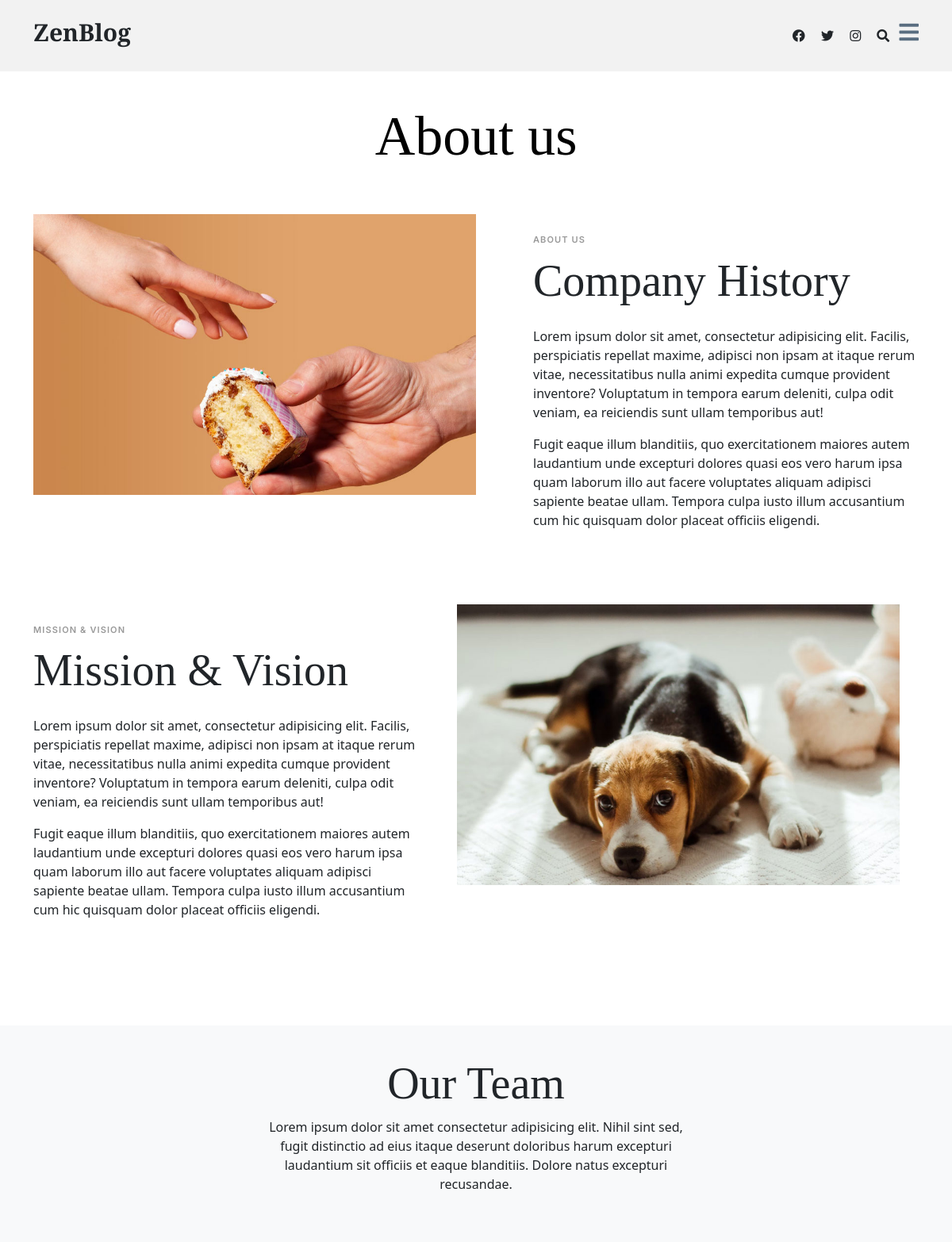
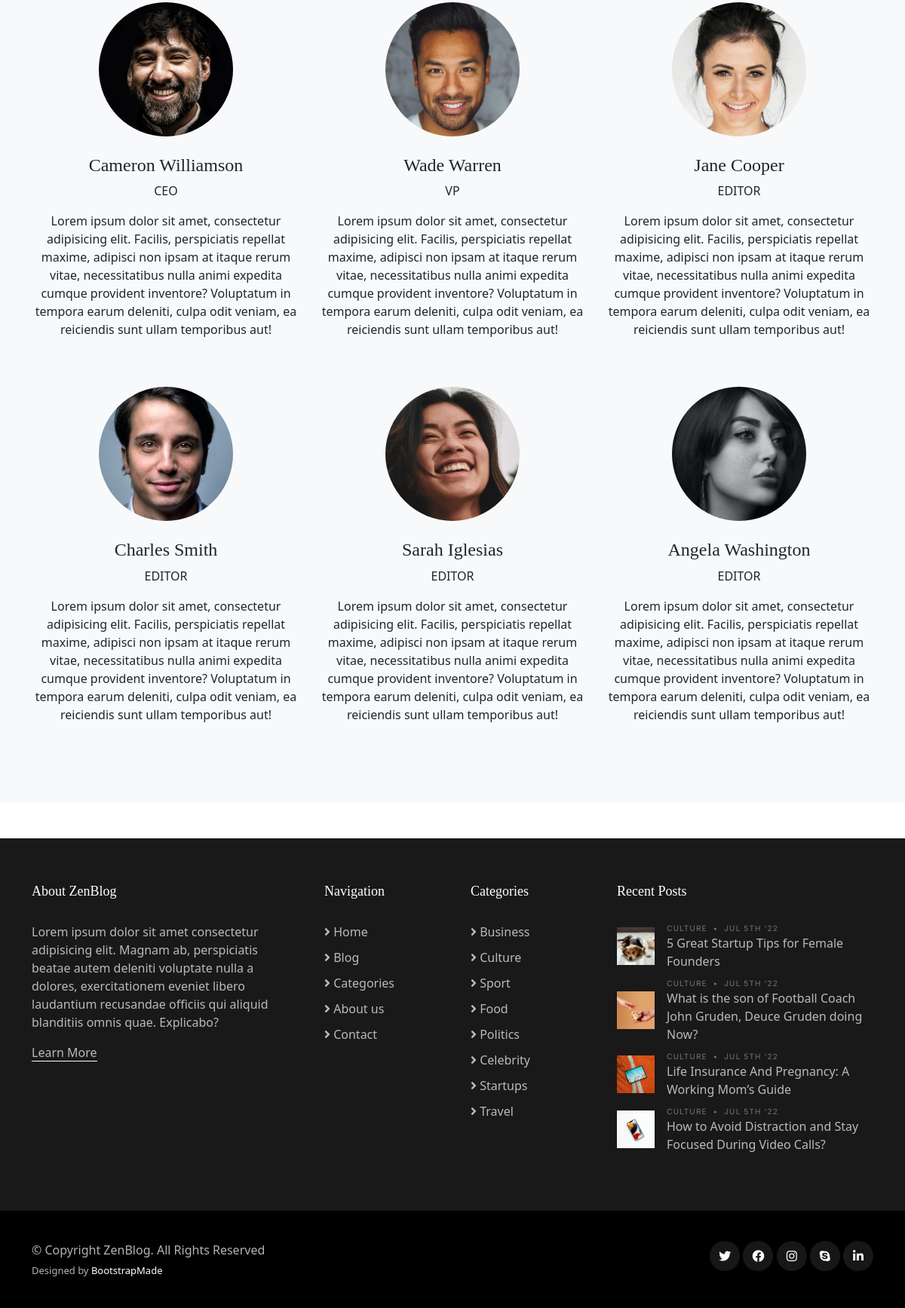
The page /about/ on the database its author committed (2 pictures, top to bottom).
### blog/models.py (models this page shows, shortened)
class Team(models.Model):
    TEAM_CHOICES = [
        ('ceo', 'FOUNDER & CEO'),
        ('vp', 'FOUNDER, VP'),
        ('editor', 'EDITOR STAFF'),
    ]
    first_name = models.CharField(max_length=25)
    last_name = models.CharField(max_length=25)
    category = models.CharField(max_length=20, choices=TEAM_CHOICES)
    description = models.TextField()
    pics = models.ImageField(upload_to='team/')

### blog/views.py (the view)
# urls.py: path('about/', views.AboutPage.as_view(), name='about'),
class AboutPage(ListView):
    model = Team
    context_object_name = 'team'
    template_name = 'about.html'

### templates/blog/about.html
{% extends 'base.html' %}
{% load static %}
{% block content %}
<main id="main">
    <section>
        <div class="container" data-aos="fade-up">
            <div class="row">
                <div class="col-lg-12 text-center mb-5">
                    <h1 class="page-title">About us</h1>
                </div>
            </div>
            <div class="row mb-5">
                <div class="d-md-flex post-entry-2 half">
                    <a href="#" class="me-4 thumbnail">
                        <img src="{% static 'img/post-landscape-2.jpg' %}" alt="" class="img-fluid">
                    </a>
                    <div class="ps-md-5 mt-4 mt-md-0">
                        <div class="post-meta mt-4">About us</div>
                        <h2 class="mb-4 display-4">Company History</h2>
                        <p>Lorem ipsum dolor sit amet, consectetur adipisicing elit. Facilis, perspiciatis repellat
                            maxime, adipisci non ipsam at itaque rerum vitae, necessitatibus nulla animi expedita cumque
                            provident inventore? Voluptatum in tempora earum deleniti, culpa odit veniam, ea reiciendis
                            sunt ullam temporibus aut!</p>
                        <p>Fugit eaque illum blanditiis, quo exercitationem maiores autem laudantium unde excepturi
                            dolores quasi eos vero harum ipsa quam laborum illo aut facere voluptates aliquam adipisci
                            sapiente beatae ullam. Tempora culpa iusto illum accusantium cum hic quisquam dolor placeat
                            officiis eligendi.</p>
                    </div>
                </div>
                <div class="d-md-flex post-entry-2 half mt-5">
                    <a href="#" class="me-4 thumbnail order-2">
                        <img src="/media/images/post-landscape-1.jpg" alt="" class="img-fluid">
                    </a>
                    <div class="pe-md-5 mt-4 mt-md-0">
                        <div class="post-meta mt-4">Mission &amp; Vision</div>
                        <h2 class="mb-4 display-4">Mission &amp; Vision</h2>
                        <p>Lorem ipsum dolor sit amet, consectetur adipisicing elit. Facilis, perspiciatis repellat
                            maxime, adipisci non ipsam at itaque rerum vitae, necessitatibus nulla animi expedita cumque
                            provident inventore? Voluptatum in tempora earum deleniti, culpa odit veniam, ea reiciendis
                            sunt ullam temporibus aut!</p>
                        <p>Fugit eaque illum blanditiis, quo exercitationem maiores autem laudantium unde excepturi
                            dolores quasi eos vero harum ipsa quam laborum illo aut facere voluptates aliquam adipisci
                            sapiente beatae ullam. Tempora culpa iusto illum accusantium cum hic quisquam dolor placeat
                            officiis eligendi.</p>
                    </div>
                </div>
            </div>
        </div>
    </section>
    <section class="mb-5 bg-light">
        <div class="container" data-aos="fade-up">
            <div class="row">
                <div class="col-12 text-center mb-5">
                    <div class="row justify-content-center">
                        <div class="col-lg-6">
                            <h2 class="display-4">Our Team</h2>
                            <p>Lorem ipsum dolor sit amet consectetur adipisicing elit. Nihil sint sed, fugit distinctio
                                ad eius itaque deserunt doloribus harum excepturi laudantium sit officiis et eaque
                                blanditiis. Dolore natus excepturi recusandae.</p>
                        </div>
                    </div>
                </div>
                {% for person in team %}
                <div class="col-lg-4 text-center mb-5">
                    <img src="{{ person.pics.url}}" alt="" class="img-fluid rounded-circle w-50 mb-4">
                    <h4>{{ person.first_name }} {{ person.last_name}}</h4>
                    <span class="d-block mb-3 text-uppercase">{{ person.category|safe }}</span>
                    <p>{{ person.description }}</p>
                </div>
                {% endfor %}
            </div>
    </section>
</main>
{% endblock %}

### static/css/variables.css (style rules this page uses)
:root { --font-default: 'EB Garamond', system-ui, -apple-system, "Segoe UI", Roboto, "Helvetica Neue", Arial, "Noto Sans", "Liberation Sans", sans-serif, "Apple Color Emoji", "Segoe UI Emoji", "Segoe UI Symbol", "Noto Color Emoji"; --font-primary: 'EB Garamond', serif; --font-secondary: 'Inter', sans-serif; --color-default: #212529; --color-default-rgb: 33, 37, 41; --color-links: #212529; --color-links-hover: #15171a; --color-primary: #212529; --color-primary-light: #26282c; --color-primary-dark: #0b0c0e; --color-primary-rgb: 33, 37, 41; --color-primary-light-rgb: 38, 40, 44; --color-primary-dark-rgb: 11, 12, 14; --color-secondary: #596d80; --color-secondary-light: #8498aa; --color-secondary-dark: #404f5c; --color-secondary-rgb: 89, 109, 128; --color-secondary-light-rgb: 132, 152, 170; --color-secondary-dark-rgb: 64, 79, 92; --color-blue: #0d6efd; --color-blue-rgb: 13, 110, 253; --color-indigo: #6610f2; --color-indigo-rgb: 102, 16, 242; --color-purple: #6f42c1; --color-purple-rgb: 111, 66, 193; --color-pink: #f3268c; --color-pink-rgb: 243, 38, 140; --color-red: #df1529; --color-red-rgb: 223, 21, 4; --color-orange: #fd7e14; --color-orange-rgb: 253, 126, 20; --color-yellow: #ffc107; --color-yellow-rgb: 255, 193, 7; --color-green: #059652; --color-green-rgb: 5, 150, 82; --color-teal: #20c997; --color-teal-rgb: 32, 201, 151; --color-cyan: #0dcaf0; --color-cyan-rgb: 13, 202, 240; --color-white: #ffffff; --color-white-rgb: 255, 255, 255; --color-gray: #6c757d; --color-gray-rgb: 108, 117, 125; --color-black: #000000; --color-black-rgb: 0, 0, 0; }
:root { --bs-blue: var(--color-blue); --bs-indigo: var(--color-indigo); --bs-purple: var(--color-purple); --bs-pink: var(--color-pink); --bs-red: var(--color-red); --bs-orange: var(--color-orange); --bs-yellow: var(--color-yellow); --bs-green: var(--color-green); --bs-teal: var(--color-teal); --bs-cyan: var(--color-cyan); --bs-white: var(--color-white); --bs-gray: var(--color-gray); --bs-gray-dark: #343a40; --bs-gray-100: #f8f9fa; --bs-gray-200: #e9ecef; --bs-gray-300: #dee2e6; --bs-gray-400: #ced4da; --bs-gray-500: #adb5bd; --bs-gray-600: #6c757d; --bs-gray-700: #495057; --bs-gray-800: #343a40; --bs-gray-900: #212529; --bs-primary: var(--color-blue); --bs-secondary: var(--color-blue); --bs-success: #198754; --bs-info: #0dcaf0; --bs-warning: #ffc107; --bs-danger: #dc3545; --bs-light: #f8f9fa; --bs-dark: #212529; --bs-primary-rgb: var(--color-primary-rgb); --bs-secondary-rgb: var(--color-secondary-rgb); --bs-success-rgb: 25, 135, 84; --bs-info-rgb: 13, 202, 240; --bs-warning-rgb: 255, 193, 7; --bs-danger-rgb: 220, 53, 69; --bs-light-rgb: 248, 249, 250; --bs-dark-rgb: 33, 37, 41; --bs-white-rgb: var(--color-white-rgb); --bs-black-rgb: var(--color-black-rgb); --bs-body-color-rgb: var(--color-default-rgb); --bs-body-bg-rgb: 255, 255, 255; --bs-font-sans-serif: var(--font-default); --bs-font-monospace: SFMono-Regular, Menlo, Monaco, Consolas, "Liberation Mono", "Courier New", monospace; --bs-gradient: linear-gradient(180deg, rgba(255, 255, 255, 0.15), rgba(255, 255, 255, 0)); --bs-body-font-family: var(--font-default); --bs-body-font-size: 1rem; --bs-body-font-weight: 400; --bs-body-line-height: 1.5; --bs-body-color: var(--color-default); --bs-body-bg: #fff; }

### static/css/main.css (style rules this page uses)
:root { scroll-behavior: smooth; }
body { color: rgba(var(--color-primary-rgb), 1); }
a { color: var(--color-links); text-decoration: none; }
h1, h2, h3, h4, h5, h6 { font-family: var(--font-primary); }
#main { margin-top: 90px; }
section { padding: 40px 0; overflow: hidden; }
.page-title { font-size: 70px; color: var(--color-black); }
section { scroll-margin-top: 70px; }
.post-meta { font-size: 11px; letter-spacing: 0.07rem; text-transform: uppercase; font-weight: 600; font-family: var(--font-secondary); color: rgba(var(--color-black-rgb), 0.4); margin-bottom: 10px; }
.post-entry-2 { margin-bottom: 30px; }
.post-entry-2 .post-meta { font-size: 11px; letter-spacing: 0.07rem; text-transform: uppercase; font-weight: 600; font-family: var(--font-secondary); color: rgba(var(--color-black-rgb), 0.4); margin-bottom: 10px; }
.post-entry-2 .thumbnail { flex: 0 0 65%; }
.post-entry-2.half .thumbnail { flex: 0 0 50%; }

### rows shown on the page
Team: pics (picture), first_name "Cameron", last_name "Williamson", category "CEO", description "Lorem ipsum dolor sit amet, consectetur adipisicing elit. Facilis, perspiciatis repellat maxime, adipisci non ipsam at itaque rerum vitae, necessitatibus nulla animi expedita cumque provident inventore? Voluptatum in tempora earum deleniti, culpa odit veniam, ea reiciendis sunt ullam temporibus aut!"
Team: pics (picture), first_name "Wade", last_name "Warren", category "VP", description "Lorem ipsum dolor sit amet, consectetur adipisicing elit. Facilis, perspiciatis repellat maxime, adipisci non ipsam at itaque rerum vitae, necessitatibus nulla animi expedita cumque provident inventore? Voluptatum in tempora earum deleniti, culpa odit veniam, ea reiciendis sunt ullam temporibus aut!"
Team: pics (picture), first_name "Jane", last_name "Cooper", category "EDITOR", description "Lorem ipsum dolor sit amet, consectetur adipisicing elit. Facilis, perspiciatis repellat maxime, adipisci non ipsam at itaque rerum vitae, necessitatibus nulla animi expedita cumque provident inventore? Voluptatum in tempora earum deleniti, culpa odit veniam, ea reiciendis sunt ullam temporibus aut!"
Team: pics (picture), first_name "Charles", last_name "Smith", category "EDITOR", description "Lorem ipsum dolor sit amet, consectetur adipisicing elit. Facilis, perspiciatis repellat maxime, adipisci non ipsam at itaque rerum vitae, necessitatibus nulla animi expedita cumque provident inventore? Voluptatum in tempora earum deleniti, culpa odit veniam, ea reiciendis sunt ullam temporibus aut!"
Team: pics (picture), first_name "Sarah", last_name "Iglesias", category "EDITOR", description "Lorem ipsum dolor sit amet, consectetur adipisicing elit. Facilis, perspiciatis repellat maxime, adipisci non ipsam at itaque rerum vitae, necessitatibus nulla animi expedita cumque provident inventore? Voluptatum in tempora earum deleniti, culpa odit veniam, ea reiciendis sunt ullam temporibus aut!"
Team: pics (picture), first_name "Angela", last_name "Washington", category "EDITOR", description "Lorem ipsum dolor sit amet, consectetur adipisicing elit. Facilis, perspiciatis repellat maxime, adipisci non ipsam at itaque rerum vitae, necessitatibus nulla animi expedita cumque provident inventore? Voluptatum in tempora earum deleniti, culpa odit veniam, ea reiciendis sunt ullam temporibus aut!"
